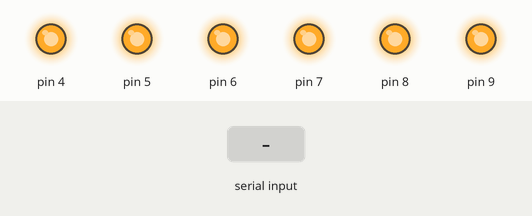
This sketch was run on a simulated Arduino Uno, built with avr-gcc and run on an emulated ATmega328P. Parts: output pins drawn as LEDs (lit = HIGH). The test bench sets the inputs (shaded band). What the sketch prints to the serial monitor is not drawn.

Above: at 1.3 s.
1.4 s: "1" received over the second serial link
At 1.8 s:
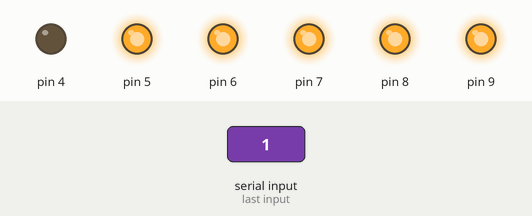
3.9 s: "q" received over the second serial link
At 4.7 s:
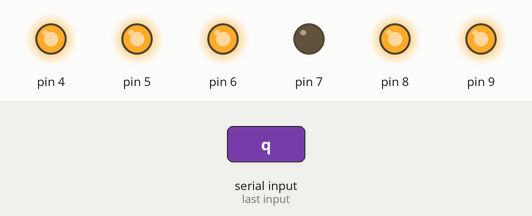
6.4 s: "w" received over the second serial link
At 6.8 s:
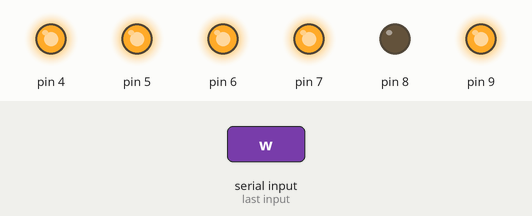
8.9 s: "e" received over the second serial link
At 9.7 s:
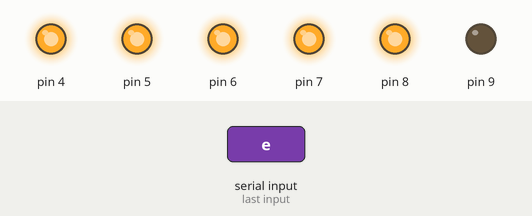
11.4 s: "2" received over the second serial link
At 11.8 s:
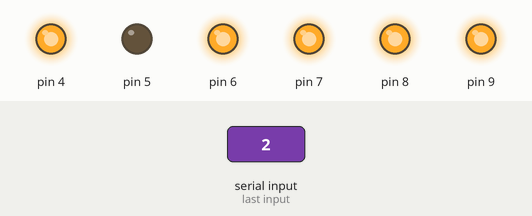
13.9 s: "3" received over the second serial link
At 14.7 s:
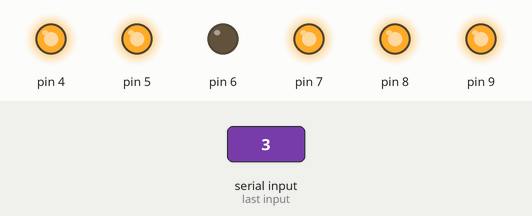
Timing chart, 0 to 16.9 s (numbered marks = the images above; inputs shaded):
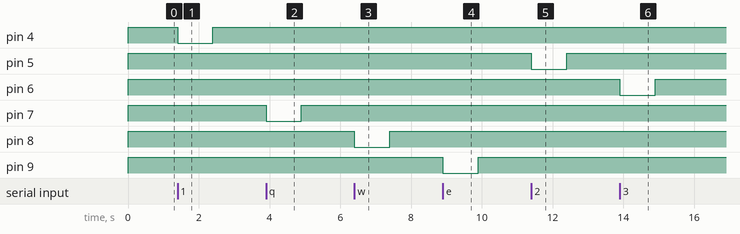

The sketch:

ShellysGarage.ino
```cpp
#include <SoftwareSerial.h>

SoftwareSerial bluetooth(2,3);
bool serialMode = false;

void setup() {
  // put your setup code here, to run once:
  Serial.begin(9600);
  for(int thisPin = 4; thisPin < 10; thisPin++){
    pinMode(thisPin, OUTPUT);
    digitalWrite(thisPin,HIGH);
  }

  bluetooth.begin(115200);
  bluetooth.print("$");
  bluetooth.print("$");
  bluetooth.print("$");
  delay(100);
  bluetooth.println("U,9600,N");
  bluetooth.begin(9600);
}

void loop() {
  // put your main code here, to run repeatedly:
  if(bluetooth.available())
  {
    char input = (char)bluetooth.read();
    Serial.print(input);
    if(!serialMode){
    switch(input){
      case '1':
        digitalWrite(4,LOW);
        delay(1000);
        digitalWrite(4,HIGH);
        break;
      case '2':
        digitalWrite(5,LOW);
        delay(1000);
        digitalWrite(5,HIGH);
        break;
      case '3':
        digitalWrite(6,LOW);
        delay(1000);
        digitalWrite(6,HIGH);
        break;
      case 'q':
        digitalWrite(7,LOW);
        delay(1000);
        digitalWrite(7,HIGH);
        break;
      case 'w':
        digitalWrite(8,LOW);
        delay(1000);
        digitalWrite(8,HIGH);
        break;
      case 'e':
        digitalWrite(9,LOW);
        delay(1000);
        digitalWrite(9,HIGH);
        break;
    }
    }
  }
  if(Serial.available())
  {
    char input = (char)Serial.read();
    if(input == '$')
      serialMode = true;
    if(input == '%')
      serialMode = false;

    bluetooth.print(input);
  }
}
```

Measured:
- after the input at 1.4 s, pin 4: HIGH → LOW at once, → HIGH 1.0 s later
- after the input at 3.9 s, pin 7: HIGH → LOW at once, → HIGH 1.0 s later
- after the input at 6.4 s, pin 8: HIGH → LOW at once, → HIGH 1.0 s later
- after the input at 8.9 s, pin 9: HIGH → LOW at once, → HIGH 1.0 s later
- after the input at 11.4 s, pin 5: HIGH → LOW at once, → HIGH 1.0 s later
- after the input at 13.9 s, pin 6: HIGH → LOW at once, → HIGH 1.0 s later
